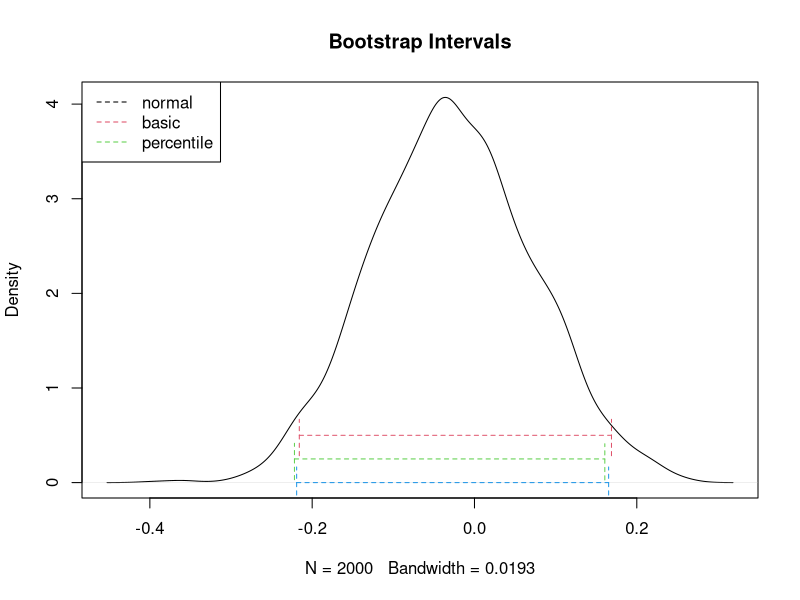

The R source for this figure:
# Question 1
# using the boot package
library(boot)
# making a normal sample
n <- 100
x <- rnorm(n)
set.seed(23)
# function to calculate alpha = 0.05 intervals

intervals <- function(x) {
  alpha <- 0.05
  theta_hat <- mean(x)
  se_theta_hat <- sd(x)
  b <- 2000
  theta_hat_star <- numeric(b)
  # generating the monte carlo sample
  for (i in 1:b) {
    x_star <- sample(x, n, replace = TRUE)
    theta_hat_star[i] <- mean(x_star)
  }
  # calculating normal interval
  zed <- c(-qnorm(1 - alpha / 2), qnorm(1 - alpha / 2))
  test <- mean(theta_hat_star) + sd(theta_hat_star) * zed
  cat("\nNormal Test for the invervals ", test,
      "\nSample mean ", theta_hat,
      "\nStandard Error ", se_theta_hat,
      "\nStandard Error theta* ", sd(theta_hat_star))
  # calculating basic interval
  lims <- c(quantile(theta_hat_star, 1 - alpha / 2),
            quantile(theta_hat_star, alpha / 2))
  test_b <- 2 * theta_hat - lims
  cat("\nBasic Test for the invervals ", test_b,
      "\nSample mean ", theta_hat,
      "\nStandard Error ", se_theta_hat,
      "\nStandard Error theta* ", sd(theta_hat_star))
  # calculating percentile interval
  lims_p <- quantile(theta_hat_star, c(alpha / 2, 1 - alpha / 2), type = 6)
  test_p <- lims_p
  cat("\nPercentile Test for the invervals ", test_p,
      "\nSample mean ", theta_hat,
      "\nStandard Error ", se_theta_hat,
      "\nStandard Error theta* ", sd(theta_hat_star))

  # generating the plot
  limsx <- seq(test[1], test[2], len = 10)
  plot(density(theta_hat_star), main = "Bootstrap Intervals")
  # normal
  lines(limsx, rep(0, length(limsx)),      lty = "dashed", col = 4)
  lines(rep(test[1], length(limsx)), limsx, lty = "dashed", col = 4)
  lines(rep(test[2], length(limsx)), limsx, lty = "dashed", col = 4)
  # basic
  limsx_b <- seq(test_b[1], test_b[2], len = 10)
  lines(limsx_b, rep(0.25, length(limsx_b)),
        lty = "dashed", col = 3)
  lines(rep(test_b[1], length(limsx_b)), 0.25 + limsx,
        lty = "dashed", col = 3)
  lines(rep(test_b[2], length(limsx_b)), 0.25 + limsx_b,
        lty = "dashed", col = 3)
  # percentile
  limsx_p <- seq(lims_p[1], lims_p[2], len = 10)
  lines(limsx_p, rep(0.5, length(limsx_p)),      lty = "dashed", col = 2)
  lines(rep(test_p[1], length(limsx_p)), 0.5 + limsx_p, lty = "dashed", col = 2)
  lines(rep(test_p[2], length(limsx_p)), 0.5 + limsx_p, lty = "dashed", col = 2)
  legend("topleft", c("normal", "basic", "percentile"), col = 1:3,
         lty = "dashed")
  # counting proportions on left an right of missed values for each interval
  n_miss <- cbind(ifelse(theta_hat_star < test[1], 1, 0),
                  ifelse(theta_hat_star > test[2], 1, 0))
  b_miss <- cbind(ifelse(theta_hat_star < test_b[1], 1, 0),
                  ifelse(theta_hat_star > test_b[2], 1, 0))
  p_miss <- cbind(ifelse(theta_hat_star < test_p[1], 1, 0),
                  ifelse(theta_hat_star > test_p[2], 1, 0))
  cat("\nProportion of bootstrap points out on the normal ",
      1 / b * apply(n_miss, 2, sum),
      "\nProportion of bootstrap points out on the basic ",
      1 / b * apply(b_miss, 2, sum),
      "\nProportion of bootstrap points out on the percentile ",
      1 / b * apply(p_miss, 2, sum))
}

example <- function(x) {
  sim <- as.matrix(x, length(x), 1)
  theta_boot <- function(dat, ind) {
    x <- dat[ind, 1]
    mean(x)
  }
  boot_obj <- boot(data = sim, statistic = theta_boot, R = 2000)
  print(boot_obj)
  print(boot.ci(boot_obj,
                type = c("basic", "norm", "perc")))
}

intervals(x)
check <- readline(prompt = "Input 1 to close device ")
if (check == 1) {
  dev.off()
}
cat("\nRunning from boot package")
example(x)
